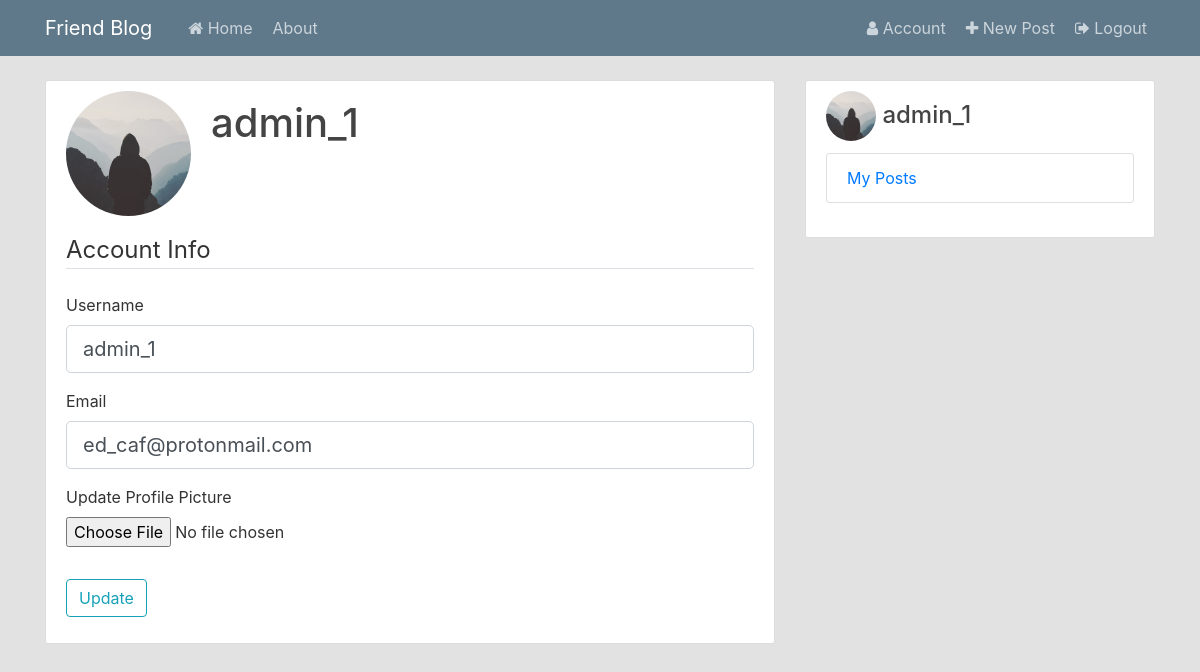
Page /account (signed in) on the committed database.
### flaskblog/models.py (models this page shows, shortened)
class User(db.Model, UserMixin):
    id = db.Column(db.Integer, primary_key=True)
    username = db.Column(db.String(20), unique=True, nullable=False)
    email = db.Column(db.String(120), unique=True, nullable=False)
    image_file = db.Column(db.String(20), nullable=False, default='default.jpg')
    password = db.Column(db.String(60), nullable=False)
    posts = db.relationship('Post', backref='author', lazy=True)

### flaskblog/users/routes.py (the view)
@users.route("/account", methods=['GET', 'POST'])
@login_required
def account():
    form = UpdateAccountForm()
    if form.validate_on_submit():
        if form.picture.data:
            picture_file = save_picture(form.picture.data)
            current_user.image_file = picture_file
        current_user.username = form.username.data
        current_user.email = form.email.data
        db.session.commit()
        flash('Your account has been updated', 'success')
        return redirect(url_for('users.account'))
    elif request.method == 'GET':
        form.username.data = current_user.username
        form.email.data = current_user.email
    image_file = url_for('static', filename='profile_pics/' + current_user.image_file)
    return render_template('account.html', title='Account', image_file=image_file, form=form)

### flaskblog/users/forms.py (shortened to what this page needs)
class UpdateAccountForm(FlaskForm):
  username = StringField('Username', validators=[DataRequired(), Length(min=2,max=20)])
  email = StringField('Email', validators=[DataRequired(), Email()])
  picture = FileField('Update Profile Picture' , validators=[FileAllowed(['jpg', 'png'])])
  submit = SubmitField('Update')

### flaskblog/models.py (called while the page is built)
@login_manager.user_loader
def load_user(user_id):
    return User.query.get(int(user_id))

### flaskblog/templates/account.html (shortened to what this page needs)
{% extends "layout.html" %}
{% block content %}
  <div class="content-section">
    <div class="media">
      <img class="rounded-circle account-img" src="{{ image_file }}">
      <div class="media-body">
        <h3 class="account-heading mt-2">{{ current_user.username }}</h3>
      </div>
    </div>
      <form action="" method='POST' enctype="multipart/form-data">
        <fieldset class="form-group">
          <legend class="border-bottom mb-4">Account Info</legend>
          <div class="form-group">
            {{ form.username.label(class='form-control-label') }}
            {% if form.username.errors %}
              {{ form.username(class='form-control form-control-lg is-invalid') }}
              <div class="invalid-feedback">
                {% for error in form.username.errors %}
                  <span>{{ error }}</span>
                {% endfor %}
              </div>
            {% else %}
              {{ form.username(class='form-control form-control-lg') }}
            {% endif %}
          </div>
          <div class="form-group">
            {{ form.email.label(class='form-control-label') }}
            {% if form.email.errors %}
              {{ form.email(class='form-control form-control-lg is-invalid') }}
              <div class="invalid-feedback">
                {% for error in form.email.errors %}
                  <span>{{ error }}</span>
                {% endfor %}
              </div>
            {% else %}
              {{ form.email(class='form-control form-control-lg') }}
            {% endif %}
          </div>
          <div class="form-group">
            {{ form.picture.label }}
            {{ form.picture(class="form-control-file") }}
          </div>
        </fieldset>
        <div class="form-group">
          {{ form.submit(class="btn btn-outline-info") }}
        </div>
      </form>
    </div>
{% endblock content%}

### flaskblog/templates/layout.html (shortened to what this page needs)
<!DOCTYPE html>
<html lang="en">
<head>
  <link rel="stylesheet" href="https://stackpath.bootstrapcdn.com/font-awesome/4.7.0/css/font-awesome.min.css">
  <link rel="stylesheet" href="https://stackpath.bootstrapcdn.com/bootstrap/4.1.3/css/bootstrap.min.css">
  <link rel="stylesheet" type="text/css" href="{{url_for('static', filename='main.css')}}">
</head>
<body class="bg-body">
  <header class="site-header">
    <nav class="navbar navbar-expand-md navbar-dark bg-steel fixed-top">
      <div class="container">
        <a class="navbar-brand mr-4" href="/">Friend Blog</a>
        <div class="collapse navbar-collapse" id="navbarToggle">
          <div class="navbar-nav mr-auto">
            <a class="nav-item nav-link ml-1" href="{{ url_for('main.home') }}"><i class="fa fa-home" aria-hidden="true"></i>
              Home</a>
            <a class="nav-item nav-link ml-1" href="{{ url_for('main.about') }}">About</a>
          </div>
          <div class="navbar-nav">
            {% if current_user.is_authenticated %}
              <a class="nav-item nav-link mr-1" href="{{ url_for('users.account') }}"><i class="fa fa-user" aria-hidden="true"></i> Account</a>
              <a class="nav-item nav-link mr-1" href="{{ url_for('posts.new_post') }}"><i class="fa fa-plus" aria-hidden="true"></i> New Post</a>
              <a class="nav-item nav-link" href="{{ url_for('users.logout') }}"><i class="fa fa-sign-out" aria-hidden="true"></i> Logout</a>
            {% else %}
              <a class="nav-item nav-link" href="{{ url_for('users.login') }}"><i class="fa fa-sign-in" aria-hidden="true"></i>
                Login</a>
              <a class="nav-item nav-link" href="{{ url_for('users.register') }}">Register</a>
            {% endif %}
          </div>
        </div>
      </div>
    </nav>
  </header>
  <main role="main" class="container">
      <div class="row">
        <div class="col-md-8">
          {% block content %}
          {% endblock %}
        </div>
        <div class="col-md-4">
          <div class="content-section">
            {% if current_user.is_authenticated %}
              <h4><img class='rounded-circle' src="{{url_for('static', filename='profile_pics/' + current_user.image_file) }}" alt="" width="50px"> {{ current_user.username }}</h4>
            {% endif %}
              <ul class="list-group">
                {% if current_user.is_authenticated %}
                  <li class="list-group-item mt-1 mb-2"><a class="nav-link nav-item p-0" href="{{ url_for('users.user_posts', username=current_user.username) }}">My Posts</a></li>
                {% else %}
                  <small class="text-muted pl-1"><a href="{{ url_for('users.login') }}"> Login</a> to see Sidebar</small>
                {% endif %}
              </ul>
          </div>
        </div>
      </div>
    </main>
</body>
</html>

### flaskblog/static/main.css (style rules this page uses)
body { background: #fafafa; color: #333333; margin-top: 5rem; }
h1, h2, h3, h4, h5, h6 { color: #444444; }
.bg-steel { background-color: #5f788a; }
.site-header .navbar-nav .nav-link { color: #cbd5db; }
.content-section { background: #ffffff; padding: 10px 20px; border: 1px solid #dddddd; border-radius: 3px; margin-bottom: 20px; }
.account-img { height: 125px; width: 125px; margin-right: 20px; margin-bottom: 16px; }
.account-heading { font-size: 2.5rem; }

### flaskblog/templates/layout.html (style rules this page uses)
.bg-body { background-color: #e2e2e2; }

### rows in the picture
User: username "admin_1", email "ed_caf@protonmail.com", image_file (placeholder picture)
